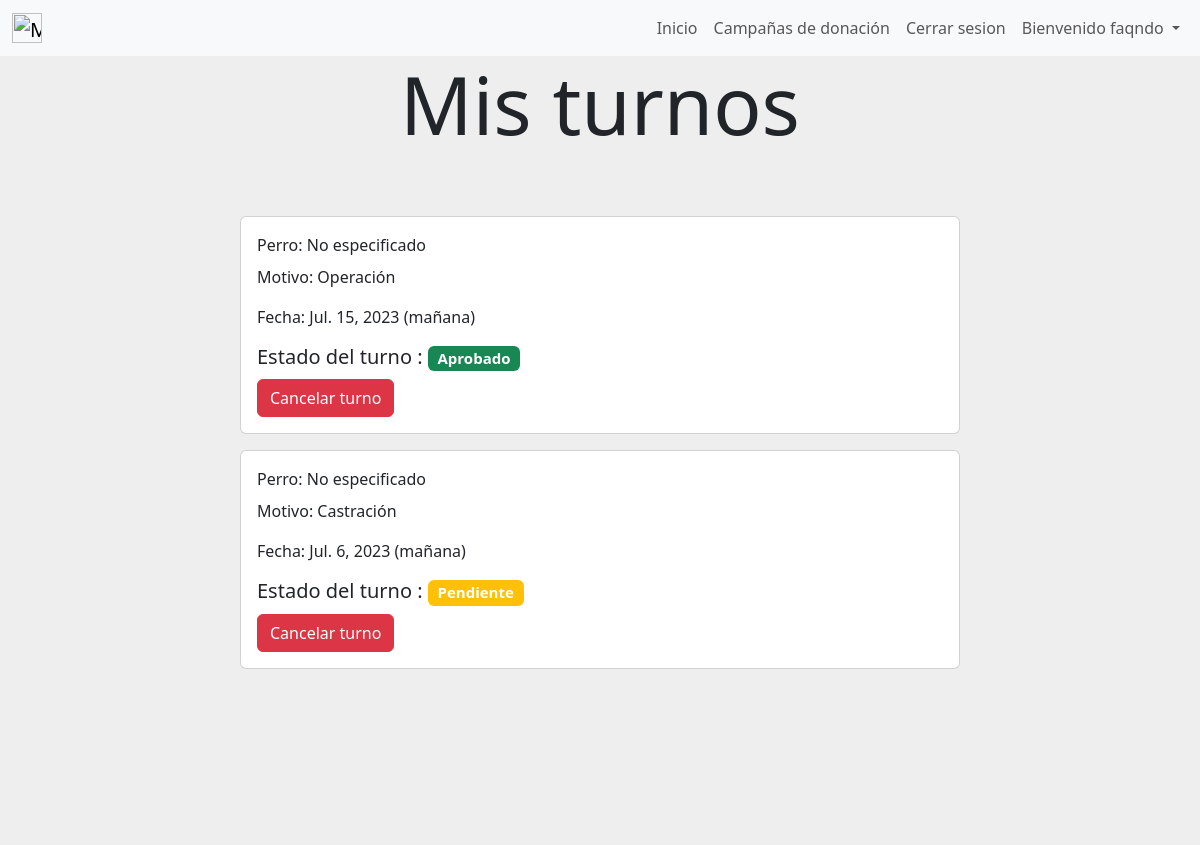
Page /mis_turnos (signed in) on the committed database.
### user/models.py (models this page shows)
class User(AbstractUser):
    dni = models.CharField(max_length=8, unique=True)
    email = models.EmailField(unique=True)

### gestion_de_turnos/models.py (models this page shows, shortened)
class Turno(models.Model) :
    franja_horaria = models.CharField(max_length=50)
    motivo = models.ForeignKey(Servicio_veterinario, on_delete=models.CASCADE, default=None, null=True)
    fecha = models.DateField()
    estado = models.CharField(max_length=50, default="Pendiente", blank=True)
    created_by = models.ForeignKey(User, on_delete=models.CASCADE)
    perro = models.ForeignKey(Perro, on_delete=models.CASCADE, blank=True, default=None, null=True)
    class Meta:
        verbose_name='turno'
        verbose_name_plural='turnos'

### gestion_de_servicios_prestados/models.py (models this page shows)
class Servicio_veterinario(models.Model):
    servicio = models.CharField(max_length=30)
    class Meta:
        verbose_name='servicio_veterinario'
        verbose_name_plural='servicios_veterinarios'
    def __str__ (self):
        return self.servicio

### gestion_de_turnos/views.py (the view)
# urls.py: path('mis_turnos',views.mis_turnos, name= "mis_turnos"),
def mis_turnos(request):
    mis_turnos=Turno.objects.filter(Q(created_by = request.user)&(Q(estado = "Aprobado")|Q(estado = "Pendiente")))
    return render(request,"gestion_de_turnos/mis_turnos.html",{"turnos":mis_turnos})

### gestion_de_turnos/templates/gestion_de_turnos/mis_turnos.html (shortened to what this page needs)
{% extends "gestion_de_usuarios/base.html" %}
{% block content %}
{% if user.is_authenticated %}
<div style="background-color:#eee;height: 20%;text-align: center;">
    <h1 class="display-1">Mis turnos</h1>
</div>
        {% if turnos.count == 0 %}
            <div style="background-color: #eee;background-position: center;background-size: cover; align-items: center;justify-content: center;display: flex;">
                <div class="card mb-3 element-home-color" style="width: 60%;">
                    <div class="row g-0">
                        <div class="card">
                            <div class="card-body">
                                Aún no has solicitado turnos.
                            </div>
                        </div>
                    </div>
                </div>
            </div>
        {% else %}
        {% for turno in turnos %}
        <div style="background-color: #eee;background-position: center;background-size: cover; align-items: center;justify-content: center;display: flex;">
            <div class="card mb-3 element-home-color" style="width: 60%;">
                <div class="row g-0">
                <div class="col-md-8">
                    <div class="card-body">
                    {% if turno.perro is not None %}
                    <p class="card-title">Perro: {{turno.perro.nombre}}</p>
                    {% else %}
                    <p class="card-title">Perro: No especificado</p>
                    {% endif %}
                    <p class="card-text">Motivo: {{turno.motivo}}</p>
                    <p class="card-text">Fecha: {{turno.fecha}} ({{turno.franja_horaria}})</p>
                    {% if turno.estado == 'Aprobado' %}
                    <h5>Estado del turno : <span class="badge bg-success">{{turno.estado}}</span></h5>
                    {% endif %}
                    {% if turno.estado != 'Aprobado' %}
                    <h5>Estado del turno : <span class="badge bg-warning">{{turno.estado}}</span></h5>
                    {% endif %}
                    <a href ="#" class="btn btn-danger" onclick="delete_turno({{turno.id}})" style="color:white;">Cancelar turno</a>
                    </div>
                </div>
                </div>
            </div>
        </div>
        {% endfor %}
<div style="background-color:#eee;height: 20%;">
</div>
{% endif %}
{% else %}
<img src="https://st.depositphotos.com/31068556/51146/v/600/depositphotos_511461970-stock-illustration-concept-design-of-an-empty.jpg" class="img-fluid rounded-start" alt="..." style="border-radius: 4px;">
{% endif %}
{% endblock %}

### gestion_de_usuarios/templates/gestion_de_usuarios/base.html (shortened to what this page needs)
<nav class="navbar navbar-expand-lg navbar-light bg-light">
    <div class="container-fluid">
        <a class="navbar-brand mt-2 mt-lg-0" href="{% url 'home' %}">
          <img
            src="https://media.discordapp.net/attachments/1084960115909722185/1098246667553218660/image.png?width=970&height=609"
            height="30"
            alt="MDB Logo"
            loading="lazy"
          />
        </a>
        <div>
        <ul class=" navbar-nav me-auto mb-2 mb-lg-0 ">
          <li class="nav-item">
            <a class="nav-link"  href="{% url 'home' %}">Inicio</a>
          </li>
          <li class="nav-item">
            <a class="nav-link"  href="{% url 'ver_campanias_de_donacion' %}">Campañas de donación</a>
          </li>
          {% if user.is_authenticated %}
            <li class="nav-item">
              <a class="nav-link"  href="{% url 'cerrar_sesion' %}">Cerrar sesion</a>
            </li>
            {% if not user.is_superuser %}
            <li class="nav-item dropdown">
              <div class="dropdown">
                <a class="nav-link dropdown-toggle" href="#" role="button" data-bs-toggle="dropdown" aria-expanded="false">
                  Bienvenido {{user.username}}
                </a>
              </div>
            </li>
            {% endif %}
          {% endif %}
        </ul>
      </div>
    </div>
</nav>
    {% block content %}
    {% endblock %}
    <link href="https://cdn.jsdelivr.net/npm/bootstrap@5.3.0-alpha2/dist/css/bootstrap.min.css" rel="stylesheet">

### rows in the picture
User: username "faqndo"
Turno: shows "Perro: No especificado", motivo "Operación", fecha "Jul. 15, 2023", franja_horaria "mañana", estado "Aprobado"
Turno: shows "Perro: No especificado", motivo "Castración", fecha "Jul. 6, 2023", franja_horaria "mañana", estado "Pendiente"
